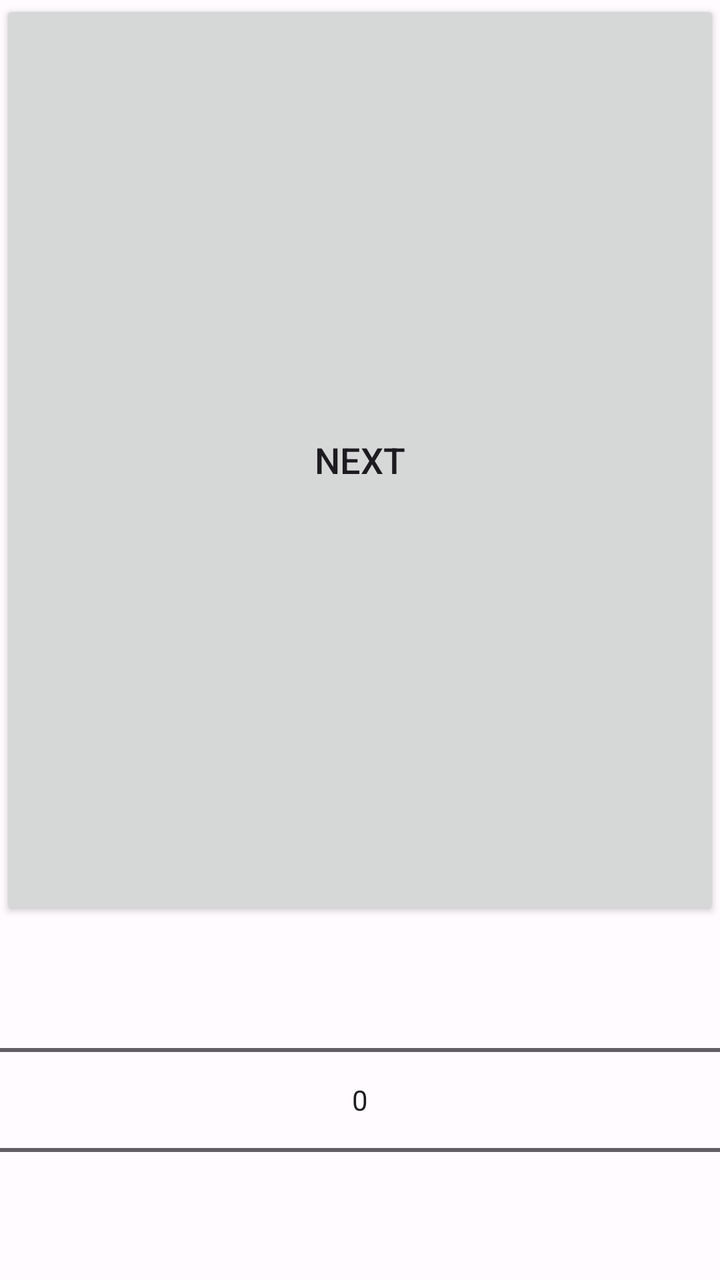
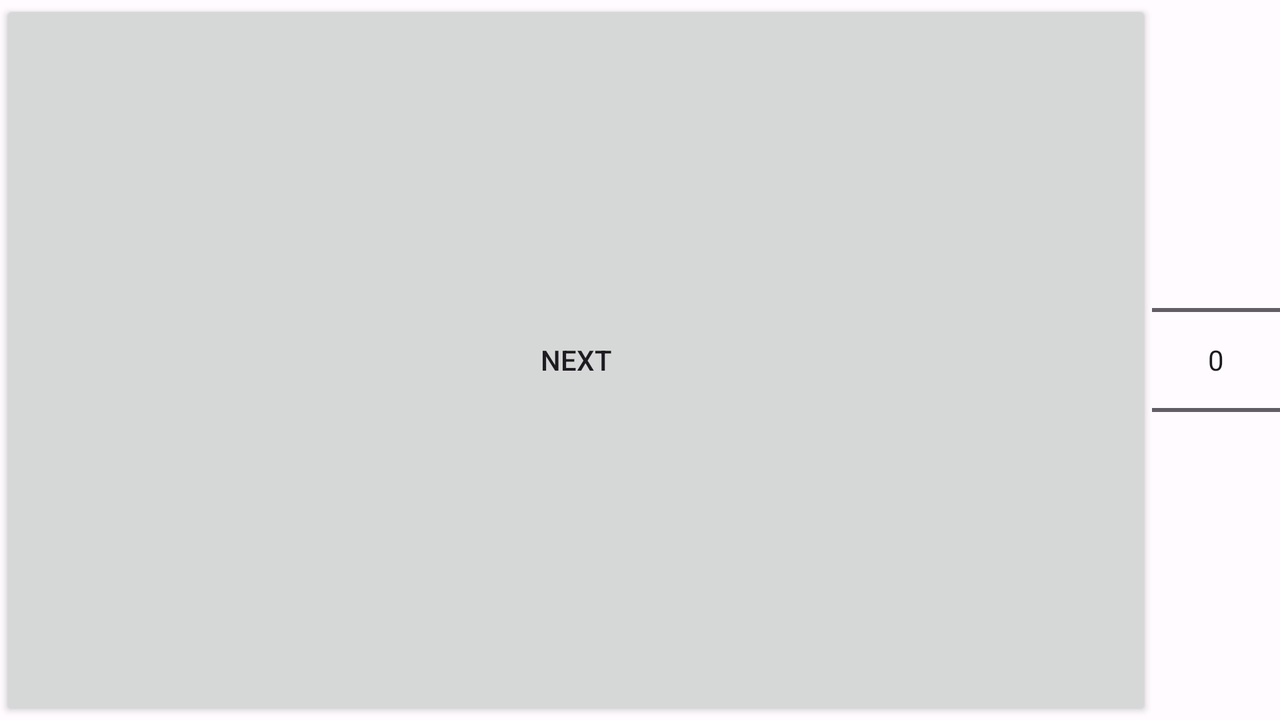

First picture: res/layout/ on a phone held upright. Second picture: the repository's own variant of that layout, on a device whose configuration matches the variant's folder. Source for both follows.
<!-- AndroidManifest.xml: application theme Theme.MIDIEffectsPedal -->
<!-- res/layout/activity_one_pedal.xml -->
<?xml version="1.0" encoding="utf-8"?>
<androidx.constraintlayout.widget.ConstraintLayout xmlns:android="http://schemas.android.com/apk/res/android"
    xmlns:app="http://schemas.android.com/apk/res-auto"
    xmlns:tools="http://schemas.android.com/tools"
    android:layout_width="match_parent"
    android:layout_height="match_parent"
    android:keepScreenOn="true"
    tools:context=".OnePedalActivity">

    <Button
        android:id="@+id/Pedal"
        style="@style/Widget.AppCompat.Button"
        android:layout_width="match_parent"
        android:layout_height="0dp"
        android:text="@string/buttonNextText"
        android:textSize="18sp"
        app:layout_constraintBottom_toTopOf="@id/ProgramPicker"
        app:layout_constraintEnd_toEndOf="parent"
        app:layout_constraintStart_toStartOf="parent"
        app:layout_constraintTop_toTopOf="parent"
        />

    <NumberPicker
        android:id="@+id/ProgramPicker"
        android:layout_width="match_parent"
        android:layout_height="wrap_content"
        app:layout_constraintTop_toBottomOf="@id/Pedal"
        app:layout_constraintBottom_toBottomOf="parent"
        app:layout_constraintEnd_toEndOf="parent"
        app:layout_constraintStart_toStartOf="parent"
        />

</androidx.constraintlayout.widget.ConstraintLayout>
<!-- resources referenced by this layout -->
<resources>
  <string name="buttonNextText">Next</string>
  <style name="Theme.MIDIEffectsPedal" parent="Base.Theme.MIDIEffectsPedal" />
  <style name="Base.Theme.MIDIEffectsPedal" parent="Theme.Material3.DayNight.NoActionBar">
          
          
          <item name="colorPrimary">@color/md_theme_light_primary</item>
          <item name="colorOnPrimary">@color/md_theme_light_onPrimary</item>
          <item name="colorPrimaryContainer">@color/md_theme_light_primaryContainer</item>
          <item name="colorOnPrimaryContainer">@color/md_theme_light_onPrimaryContainer</item>
          <item name="colorSecondary">@color/md_theme_light_secondary</item>
          <item name="colorOnSecondary">@color/md_theme_light_onSecondary</item>
          <item name="colorSecondaryContainer">@color/md_theme_light_secondaryContainer</item>
          <item name="colorOnSecondaryContainer">@color/md_theme_light_onSecondaryContainer</item>
          <item name="colorTertiary">@color/md_theme_light_tertiary</item>
          <item name="colorOnTertiary">@color/md_theme_light_onTertiary</item>
          <item name="colorTertiaryContainer">@color/md_theme_light_tertiaryContainer</item>
          <item name="colorOnTertiaryContainer">@color/md_theme_light_onTertiaryContainer</item>
          <item name="colorError">@color/md_theme_light_error</item>
          <item name="colorErrorContainer">@color/md_theme_light_errorContainer</item>
          <item name="colorOnError">@color/md_theme_light_onError</item>
          <item name="colorOnErrorContainer">@color/md_theme_light_onErrorContainer</item>
          <item name="android:colorBackground">@color/md_theme_light_background</item>
          <item name="colorOnBackground">@color/md_theme_light_onBackground</item>
          <item name="colorSurface">@color/md_theme_light_surface</item>
          <item name="colorOnSurface">@color/md_theme_light_onSurface</item>
          <item name="colorSurfaceVariant">@color/md_theme_light_surfaceVariant</item>
          <item name="colorOnSurfaceVariant">@color/md_theme_light_onSurfaceVariant</item>
          <item name="colorOutline">@color/md_theme_light_outline</item>
          <item name="colorOnSurfaceInverse">@color/md_theme_light_inverseOnSurface</item>
          <item name="colorSurfaceInverse">@color/md_theme_light_inverseSurface</item>
          <item name="colorPrimaryInverse">@color/md_theme_light_inversePrimary</item>
      </style>
  <color name="md_theme_light_primary">#934B00</color>
  <color name="md_theme_light_onPrimary">#FFFFFF</color>
  <color name="md_theme_light_primaryContainer">#FFDCC5</color>
  <color name="md_theme_light_onPrimaryContainer">#301400</color>
  <color name="md_theme_light_secondary">#964907</color>
  <color name="md_theme_light_onSecondary">#FFFFFF</color>
  <color name="md_theme_light_secondaryContainer">#FFDBC7</color>
  <color name="md_theme_light_onSecondaryContainer">#311300</color>
  <color name="md_theme_light_tertiary">#924C00</color>
  <color name="md_theme_light_onTertiary">#FFFFFF</color>
  <color name="md_theme_light_tertiaryContainer">#FFDCC4</color>
  <color name="md_theme_light_onTertiaryContainer">#2F1400</color>
  <color name="md_theme_light_error">#BA1A1A</color>
  <color name="md_theme_light_errorContainer">#FFDAD6</color>
  <color name="md_theme_light_onError">#FFFFFF</color>
  <color name="md_theme_light_onErrorContainer">#410002</color>
  <color name="md_theme_light_background">#FFFBFF</color>
  <color name="md_theme_light_onBackground">#2D1600</color>
  <color name="md_theme_light_surface">#FFFBFF</color>
  <color name="md_theme_light_onSurface">#2D1600</color>
  <color name="md_theme_light_surfaceVariant">#F3DFD2</color>
  <color name="md_theme_light_onSurfaceVariant">#52443B</color>
  <color name="md_theme_light_outline">#84746A</color>
  <color name="md_theme_light_inverseOnSurface">#FFEEE1</color>
  <color name="md_theme_light_inverseSurface">#4B2800</color>
  <color name="md_theme_light_inversePrimary">#FFB782</color>
</resources>
<!-- res/layout-land/activity_one_pedal.xml (the author's variant of the layout above) -->
<!-- drawn on the phone turned sideways -->
<?xml version="1.0" encoding="utf-8"?>
<androidx.constraintlayout.widget.ConstraintLayout xmlns:android="http://schemas.android.com/apk/res/android"
    xmlns:app="http://schemas.android.com/apk/res-auto"
    xmlns:tools="http://schemas.android.com/tools"
    android:layout_width="match_parent"
    android:layout_height="match_parent"
    android:keepScreenOn="true"
    tools:context=".OnePedalActivity">

    <Button
        android:id="@+id/Pedal"
        style="@style/Widget.AppCompat.Button"
        android:layout_width="0dp"
        android:layout_height="match_parent"
        android:text="@string/buttonNextText"
        app:layout_constraintBottom_toBottomOf="parent"
        app:layout_constraintEnd_toStartOf="@id/ProgramPicker"
        app:layout_constraintStart_toStartOf="parent"
        app:layout_constraintTop_toTopOf="parent" />

    <NumberPicker
        android:id="@+id/ProgramPicker"
        android:layout_width="wrap_content"
        android:layout_height="wrap_content"
        app:layout_constraintTop_toTopOf="parent"
        app:layout_constraintBottom_toBottomOf="parent"
        app:layout_constraintEnd_toEndOf="parent"
        app:layout_constraintStart_toEndOf="@id/Pedal"
        ></NumberPicker>

</androidx.constraintlayout.widget.ConstraintLayout>
